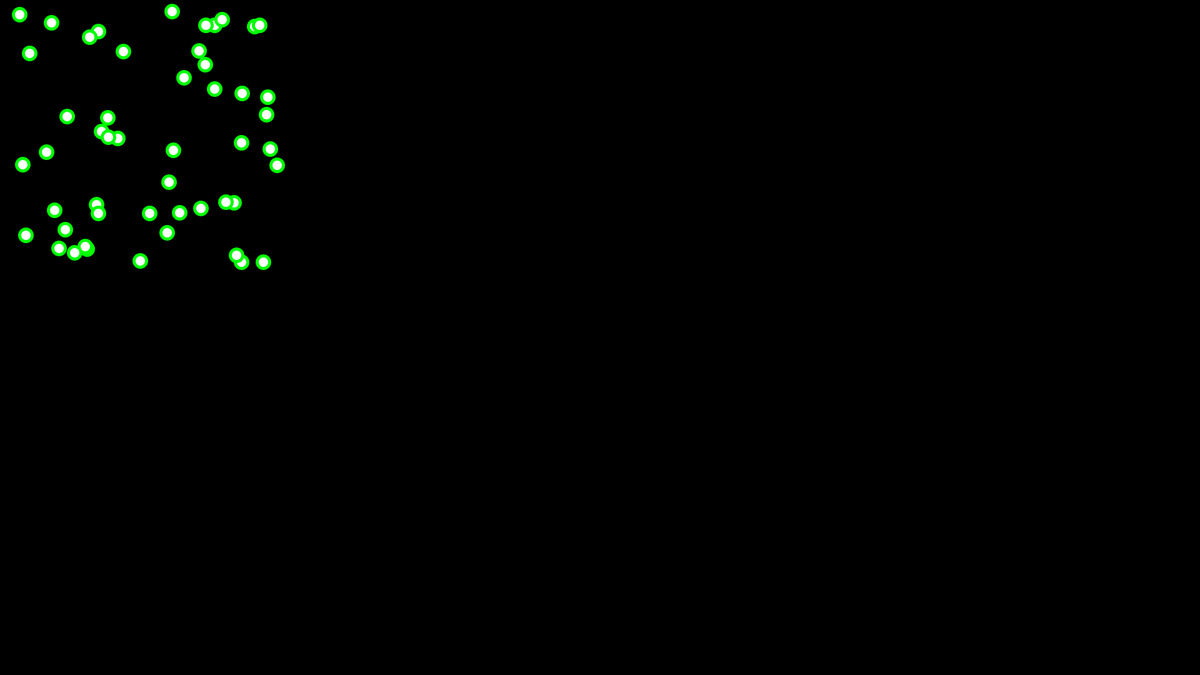
Frame 1 (no input)
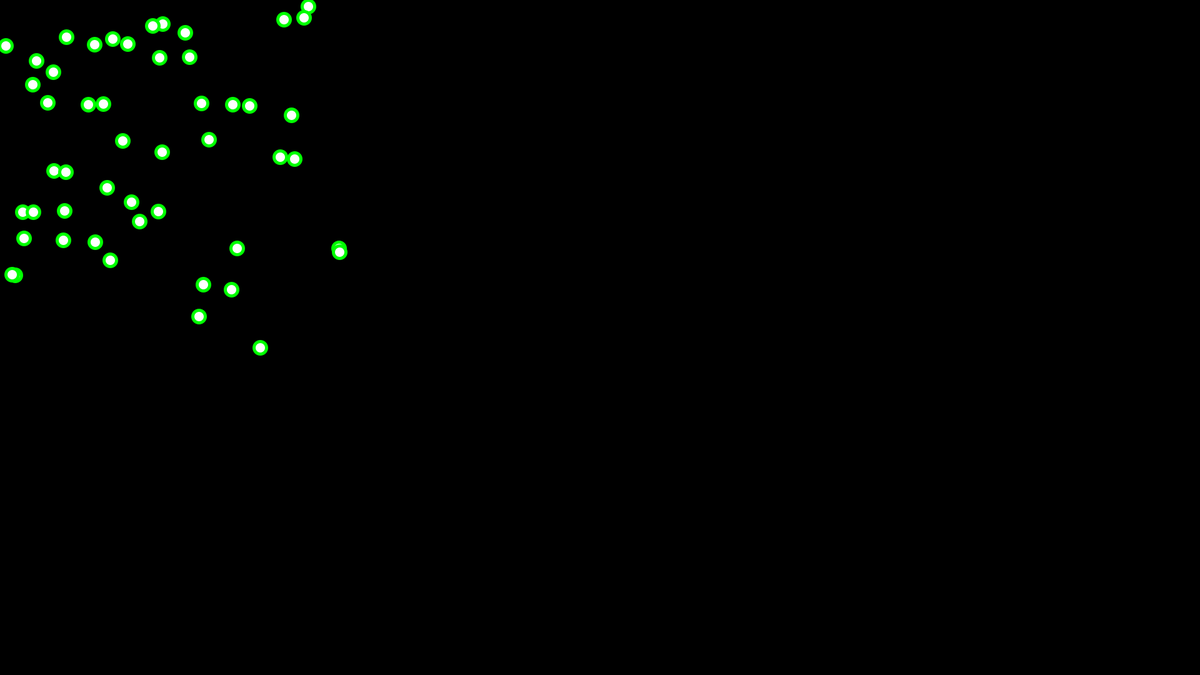
Frame 60 (the mouse pressed at the canvas centre just before this capture)
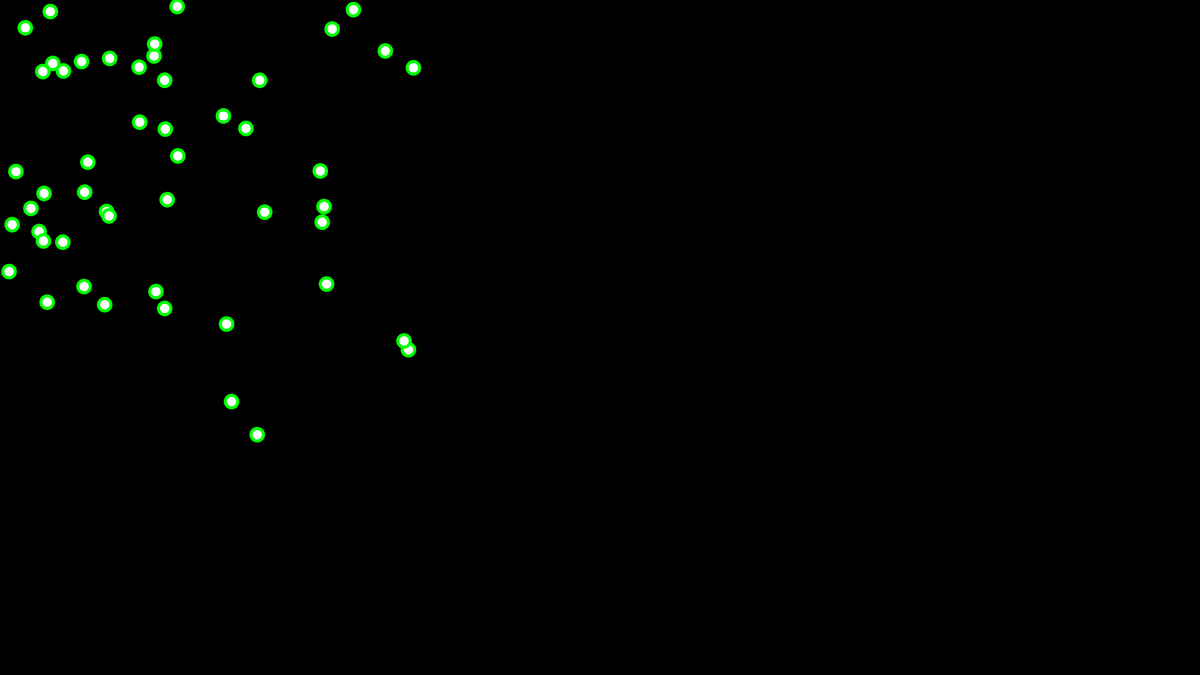
Frame 120 (the mouse held since frame 60 and released just before this capture)

The Processing sketch that drew these frames (run headless with seeded random() and noise(); from frame 60 on, the mouse is pressed at the canvas centre):

// Processing sketch: training_26_10
// ── training_26_10.pde
float [] x;
float [] y;
int numberOfBalls = 50;
float [] xdelta;
float [] ydelta;

void setup(){
 size(1920,1080); 
 frameRate(60);
  
  x = new float[numberOfBalls];
  y = new float[numberOfBalls];
  xdelta = new float[numberOfBalls];
  ydelta = new float[numberOfBalls];
 
 for(int i = 0;i < numberOfBalls;i++){
   x[i] = random(10, 450);
   y[i] = random(10, 450);
   xdelta[i] = random(-3, 3);
   ydelta[i] = random(-3, 3);
 }
 
}

void draw(){

  println(random(0, 500));
   background(0);
    fill(255);
  stroke(0,255,0);
  strokeWeight(5);
  for(int i = 0;i<numberOfBalls;i++){
     ellipse (x[i], y[i], 20, 20);
     x[i] += xdelta[i];
     y[i] += ydelta[i];
     
     if((x[i] > width - 10) || (x[i]  < 10)){
       xdelta[i] = -xdelta[i];
     }
     if((y[i] > height - 10) || (y[i]  < 10)){
       ydelta[i] = -ydelta[i]; 
     }
  }
     
}
